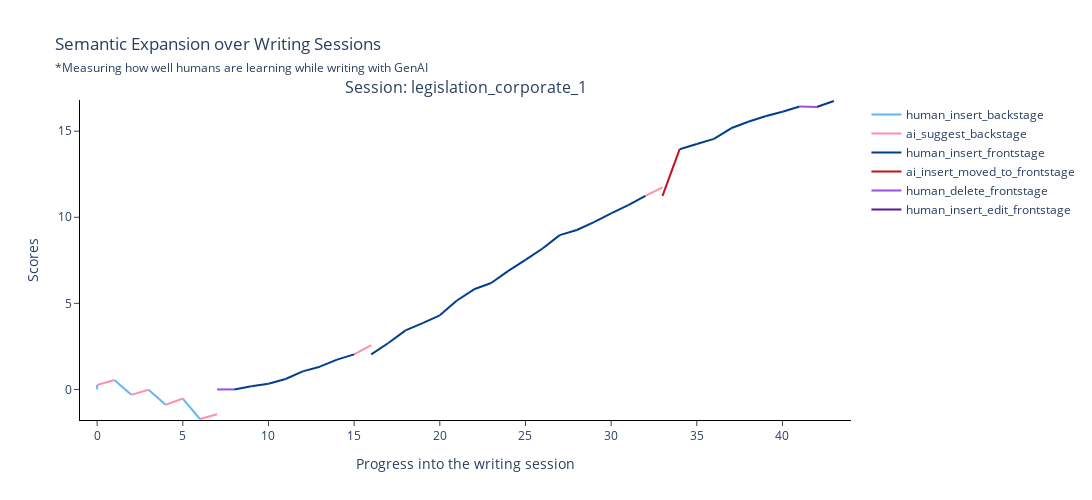
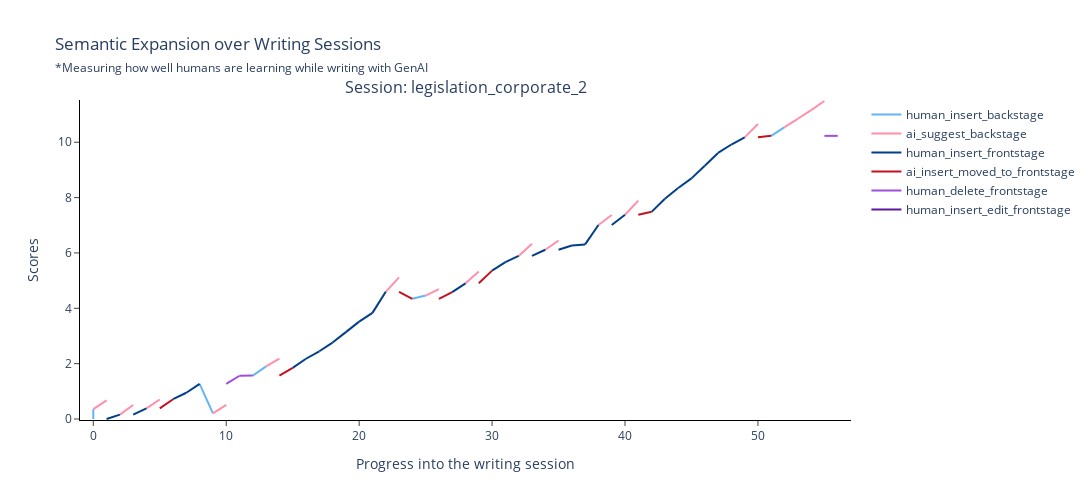
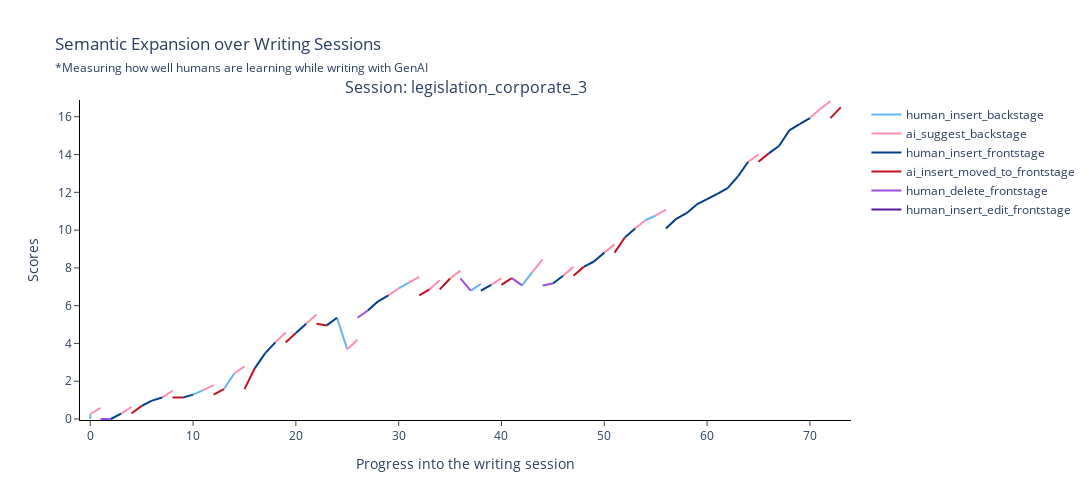
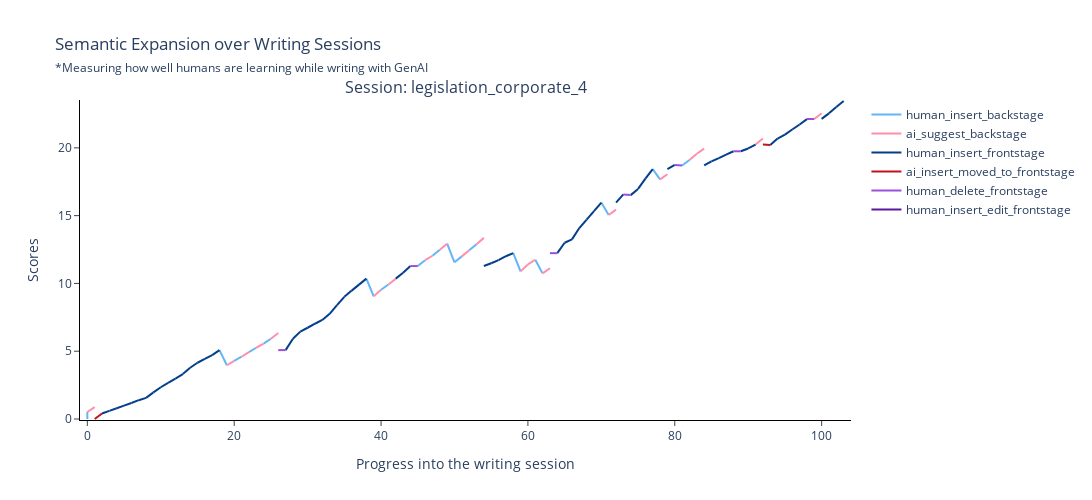

Here is the notebook cell these charts were saved with, in order:
### Code cell
writing_data = level_2_actions_per_session_semantic
# Session IDs: An array of sessions you wish to plot.
# Adjust as needed. Check session IDs in data exploration for options.
session_ids = [
    "legislation_corporate_1",
    "legislation_corporate_2",
    "legislation_corporate_3",
    "legislation_corporate_4",
    "legislation_corporate_5",
    "legislation_corporate_6",
    "legislation_antitrust_1",
    "legislation_antitrust_2",
    "legislation_antitrust_3",
    "legislation_antitrust_4",
    "legislation_antitrust_5",
    "legislation_antitrust_6",
    "legislation_antitrust_7",
    "legislation_antitrust_8",
]

# Generate the plot
for session_id in session_ids:
    fig = plot_semantic_expansion_sentence(writing_data, [session_id])
